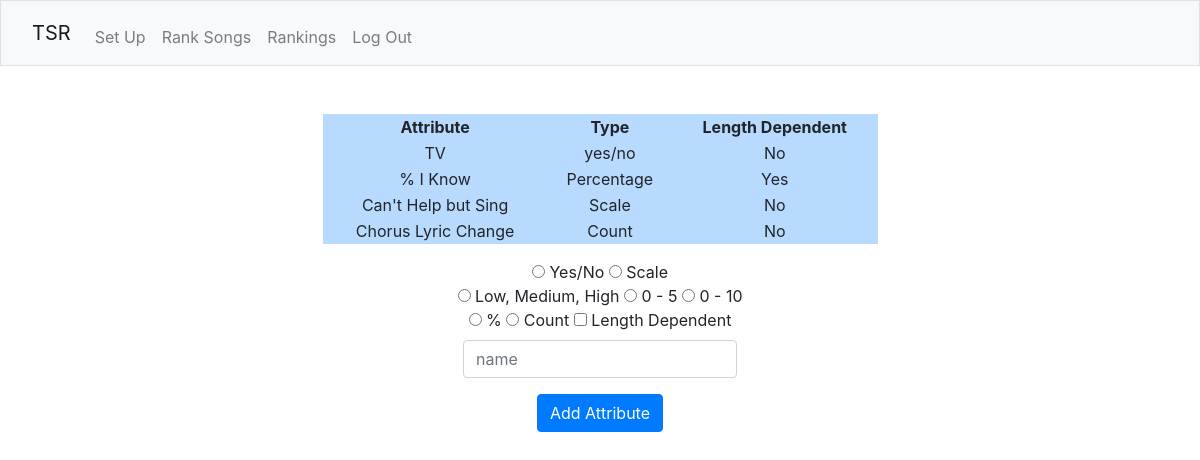
Page /setup (signed in) on the committed database.
### tables this page shows
CREATE TABLE system1 (
                    attribute_name TEXT NOT NULL,
                    type TEXT NOT NULL,
                    min INTEGER NOT NULL DEFAULT(0),
                    max INTEGER NOT NULL DEFAULT(0),
                    length_depend BOOLEAN DEFAULT(FALSE)
                    );

### app.py (the view)
@app.route("/setup", methods=["GET", "POST"])
def setup():
    if request.method == "POST":
        user_id = str(session["user_id"])
        system_info = ()
        system_name = "system" + user_id
        while not system_info:
            cur.execute("SELECT system_name, ready, modified FROM systems WHERE user_id = ?", user_id)
            system_info = cur.fetchone()
            if not system_info:
                query = """
                    CREATE TABLE {} (
                    attribute_name TEXT NOT NULL,
                    type TEXT NOT NULL,
                    min INTEGER NOT NULL DEFAULT(0),
                    max INTEGER NOT NULL DEFAULT(0),
                    length_depend BOOLEAN DEFAULT(FALSE)
                    )
                    """.format(system_name)
                cur.execute("INSERT INTO systems (user_id, system_name) VALUES (?, ?)", (user_id, system_name))
                con.commit()
                cur.execute(query)
                con.commit()
        if not request.form.get("type") or not request.form.get("attribute_name"):
            return render_template("setup.html")
        length_depend = False
        if request.form.get("length_depend"):
            length_depend = True
        if request.form.get("type") == "yes/no":
            attribute_name = request.form.get("attribute_name")
            entries = (attribute_name, "Yes/No", 0, 1, length_depend)
            query = "INSERT INTO {} (attribute_name, type, min, max, length_depend) VALUES (?, ?, ?, ?, ?)".format(system_name)
            cur.execute(query, entries)
            con.commit()
        elif request.form.get("type") == "scale":
            if not request.form.get("scale"):
                return render_template("setup.html")
            attribute_name = request.form.get("attribute_name")
            scale_min = 0
            if request.form.get("scale") == "LoMeHi":
                scale_max = 3
            elif request.form.get("scale") == "fiveScale":
                scale_max = 5
            elif request.form.get("scale") == "tenScale":
                scale_max = 10
            entries = (attribute_name, "Scale", scale_min, scale_max, length_depend)
            query = "INSERT INTO {} (attribute_name, type, min, max, length_depend) VALUES (?, ?, ?, ?, ?)".format(system_name)
            cur.execute(query, entries)
            con.commit()
        elif request.form.get("type") == "percent":
            attribute_name = request.form.get("attribute_name")
            entries = (attribute_name, "Percentage", 0, 1, length_depend)
            query = "INSERT INTO {} (attribute_name, type, min, max, length_depend) VALUES (?, ?, ?, ?, ?)".format(system_name)
            cur.execute(query, entries)
            con.commit()
        elif request.form.get("type") == "count":
            attribute_name = request.form.get("attribute_name")
            entries = (attribute_name, "Count", 0, 1000, length_depend)
            query = "INSERT INTO {} (attribute_name, type, min, max, length_depend) VALUES (?, ?, ?, ?, ?)".format(system_name)
            cur.execute(query, entries)
            con.commit()
        query = "SELECT attribute_name, type, length_depend FROM {}".format(system_name)
        cur.execute(query)
        system = cur.fetchall()
        ready = system_info[1]
        return render_template("setup.html", system=system, ready=ready)
    else:
        user_id = str(session["user_id"])
        cur.execute("SELECT system_name, ready, modified FROM systems WHERE user_id = ?", user_id)
        system_info = cur.fetchone()
        if not system_info:
            return render_template("setup.html")
        else:
            query = "SELECT attribute_name, type, length_depend FROM {}".format(system_info[0])
            cur.execute(query)
            system = cur.fetchall()
            ready = system_info[1]
            return render_template("setup.html", system=system, ready=ready)

### app.py (called while the page is built)
@app.after_request
def after_request(response):
    response.headers["Cache-Control"] = "no-cache, no-store, must-revalidate"
    response.headers["Expires"] = 0
    response.headers["Pragma"] = "no-cache"
    return response

### templates/setup.html (shortened to what this page needs)
{% extends "layout.html" %}
{% block main %}
    <div class="mb-3">
    {% if system %}
        <table class="table-primary mx-auto" width="50%">
            <thead>
                <tr>
                    <th>Attribute</th>
                    <th>Type</th>
                    <th>Length Dependent</th>
                </tr>
            </thead>
            <tbody>
                {% for attribute in system %}
                    <tr>
                        <td>{{ attribute[0] }}</td>
                        <td>{{ attribute[1] }}</td>
                        {% if attribute[2] == 0 %}
                            <td>No</td>
                        {% else %}
                            <td>Yes</td>
                        {% endif %}
                    </tr>
                {% endfor %}
            </tbody>
        </table>
    {% else %}
        Ranking System is empty.
    {% endif %}
    </div>
    <div class="mb-3">
        <form action="/setup" method="post">
            <div class="mb-3">
                <input name="type" type="radio" value="yes/no"> Yes/No
                <input name="type" type="radio" value="scale"> Scale
                <div>
                    <input name="scale" type="radio" value="LoMeHi"> Low, Medium, High
                    <input name="scale" type="radio" value="fiveScale"> 0 - 5
                    <input name="scale" type="radio" value="tenScale"> 0 - 10
                </div>
                <input name="type" type="radio" value="percent"> %
                <input name="type" type="radio" value="count"> Count
                <input id="length_depend" name="length_depend" type="checkbox" value="length_depend">
                <label for="length_depend">Length Dependent</label>
                <input autocomplete="off" class="form-control mx-auto w-auto" name="attribute_name" placeholder="name" type="text">
            </div>
            <div class="mb-3">
                <button class="btn btn-primary" type="submit">Add Attribute</button>
            </div>
        </form>
    </div>
{% endblock %}

### templates/layout.html (shortened to what this page needs)
<!DOCTYPE html>
<html lang="en">
    <head>
        <link rel="stylesheet" href="https://cdn.jsdelivr.net/npm/bootstrap@4.3.1/dist/css/bootstrap.min.css">
    </head>
    <body>
        <nav class="bg-light border navbar navbar-expand-md navbar-light">
            <div class="container-fluid">
                <a class="navbar-brand" href="/">TSR</a>
                <div class="collapse navbar-collapse" id="navbar">
                    {% if session["user_id"] %}
                        <ul class="navbar-nav me-auto mt-2">
                            <li class="nav-item"><a class="nav-link" href="/setup">Set Up</a></li>
                            <li class="nav-item"><a class="nav-link" href="/rank">Rank Songs</a></li>
                            <li class="nav-item"><a class="nav-link" href="/rankings">Rankings</a></li>
                        </ul>
                        <ul class="navbar-nav ms-auto mt-2">
                            <li class="nav-item"><a class="nav-link" href="/logout">Log Out</a></li>
                        </ul>
                    {% else %}
                        <ul class="navbar-nav ms-auto mt-2">
                            <li class="nav-item"><a class="nav-link" href="/register">Register</a></li>
                            <li class="nav-item"><a class="nav-link" href="/login">Log In</a></li>
                        </ul>
                    {% endif %}
                </div>
            </div>
        </nav>
        <main class="container py-5 text-center">
            {% block main %}{% endblock %}
        </main>
    </body>
</html>

### rows in the picture
system1: attribute_name "TV", type "yes/no", length_depend "No"
system1: attribute_name "% I Know", type "Percentage", length_depend "Yes"
system1: attribute_name "Can't Help but Sing", type "Scale", length_depend "No"
system1: attribute_name "Chorus Lyric Change", type "Count", length_depend "No"
